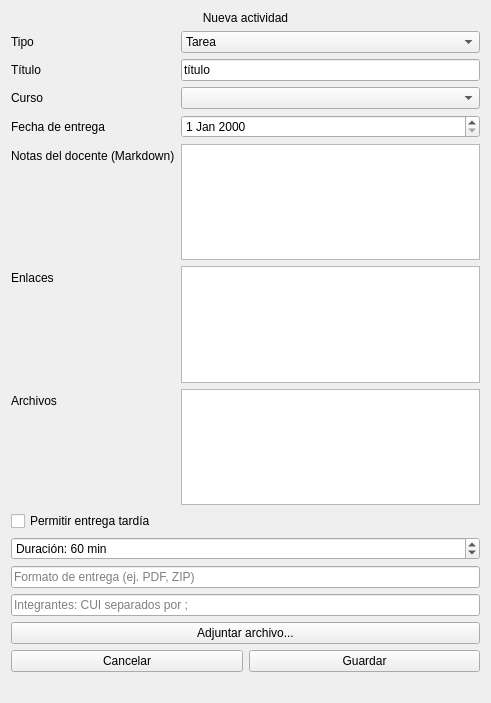
<?xml version="1.0" encoding="UTF-8"?>
<ui version="4.0">
 <class>ActividadFormView</class>
 <widget class="QWidget" name="ActividadFormView">
  <property name="geometry">
   <rect>
    <x>0</x>
    <y>0</y>
    <width>491</width>
    <height>703</height>
   </rect>
  </property>
  <property name="windowTitle">
   <string>Form</string>
  </property>
  <layout class="QVBoxLayout" name="verticalLayout">
   <item>
    <widget class="QLabel" name="lblTitulo">
     <property name="text">
      <string>Nueva actividad</string>
     </property>
     <property name="alignment">
      <set>Qt::AlignmentFlag::AlignCenter</set>
     </property>
    </widget>
   </item>
   <item>
    <layout class="QFormLayout" name="formLayout">
     <item row="0" column="0">
      <widget class="QLabel" name="label_2">
       <property name="text">
        <string>Tipo</string>
       </property>
      </widget>
     </item>
     <item row="0" column="1">
      <widget class="QComboBox" name="comboTipo">
       <item>
        <property name="text">
         <string>Tarea</string>
        </property>
       </item>
       <item>
        <property name="text">
         <string>Examen</string>
        </property>
       </item>
       <item>
        <property name="text">
         <string>Proyecto</string>
        </property>
       </item>
      </widget>
     </item>
     <item row="1" column="0">
      <widget class="QLabel" name="label_3">
       <property name="text">
        <string>Título</string>
       </property>
      </widget>
     </item>
     <item row="1" column="1">
      <widget class="QLineEdit" name="lineEditTitulo">
       <property name="text">
        <string>título</string>
       </property>
      </widget>
     </item>
     <item row="2" column="0">
      <widget class="QLabel" name="label_4">
       <property name="text">
        <string>Curso</string>
       </property>
      </widget>
     </item>
     <item row="2" column="1">
      <widget class="QComboBox" name="comboCurso"/>
     </item>
     <item row="3" column="0">
      <widget class="QLabel" name="label_5">
       <property name="text">
        <string>Fecha de entrega</string>
       </property>
      </widget>
     </item>
     <item row="3" column="1">
      <widget class="QDateEdit" name="dateEditEntrega"/>
     </item>
     <item row="4" column="0">
      <widget class="QLabel" name="label_7">
       <property name="text">
        <string>Notas del docente (Markdown)</string>
       </property>
      </widget>
     </item>
     <item row="4" column="1">
      <widget class="QPlainTextEdit" name="plainTextNotas"/>
     </item>
     <item row="5" column="0">
      <widget class="QLabel" name="label_8">
       <property name="text">
        <string>Enlaces</string>
       </property>
      </widget>
     </item>
     <item row="5" column="1">
      <widget class="QPlainTextEdit" name="plainTextEnlaces"/>
     </item>
     <item row="6" column="0">
      <widget class="QLabel" name="label_9">
       <property name="text">
        <string>Archivos</string>
       </property>
      </widget>
     </item>
     <item row="6" column="1">
      <widget class="QListWidget" name="listArchivos"/>
     </item>
    </layout>
   </item>
   <item>
    <widget class="QCheckBox" name="checkEntregaTardia">
     <property name="text">
      <string>Permitir entrega tardía</string>
     </property>
    </widget>
   </item>
   <item>
    <widget class="QSpinBox" name="spinDuracion">
     <property name="suffix">
      <string> min</string>
     </property>
     <property name="prefix">
      <string>Duración: </string>
     </property>
     <property name="minimum">
      <number>1</number>
     </property>
     <property name="maximum">
      <number>600</number>
     </property>
     <property name="value">
      <number>60</number>
     </property>
    </widget>
   </item>
   <item>
    <widget class="QLineEdit" name="lineEditFormato">
     <property name="placeholderText">
      <string>Formato de entrega (ej. PDF, ZIP)</string>
     </property>
    </widget>
   </item>
   <item>
    <widget class="QLineEdit" name="lineEditIntegrantes">
     <property name="placeholderText">
      <string>Integrantes: CUI separados por ;</string>
     </property>
    </widget>
   </item>
   <item>
    <widget class="QPushButton" name="btnAdjuntar">
     <property name="text">
      <string>Adjuntar archivo...</string>
     </property>
    </widget>
   </item>
   <item>
    <layout class="QHBoxLayout" name="horizontalLayout">
     <item>
      <widget class="QPushButton" name="btnCancelar">
       <property name="text">
        <string>Cancelar</string>
       </property>
      </widget>
     </item>
     <item>
      <widget class="QPushButton" name="btnGuardar">
       <property name="text">
        <string>Guardar</string>
       </property>
      </widget>
     </item>
    </layout>
   </item>
   <item>
    <widget class="QLabel" name="lblError">
     <property name="text">
      <string/>
     </property>
    </widget>
   </item>
  </layout>
 </widget>
 <resources/>
 <connections/>
</ui>
